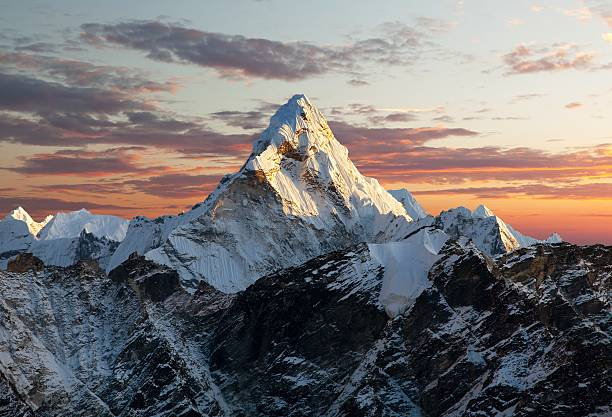
#> input picture mountain.jpg, 612 x 417 px, given in place of mount everest.jpg, which was not available
$ python 'background removal.py'
#> lines starting #> are read from the running program, lines starting #| are printed output that depends on the picture; after the words box and inside, x2 and y2 are one past the last pixel; in counts of white or black regions, pixels touching at a corner belong together; pictures that were not available may be replaced by others from this repository, and a replacement may not be noted
# import cv2 to capture videofeed
import cv2

import numpy as np

# attach camera indexed as 0
camera = cv2.VideoCapture(0)

# setting framewidth and frameheight as 640 X 480
camera.set(3 , 640)
camera.set(4 , 480)

# loading the mountain image
mountain = cv2.imread('mount everest.jpg')
#> mountain is the input picture: shape (417, 612, 3); mean B, G, R 114.3, 114.1, 118.2

# resizing the mountain image as 640 X 480
mountain_resized = cv2.resize(mountain, (640, 480))
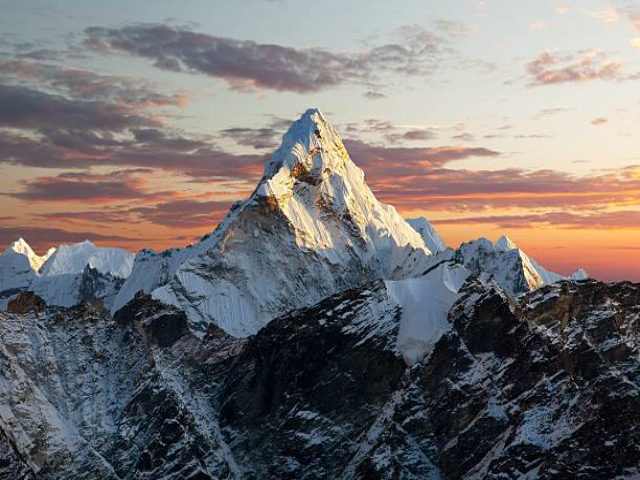
#> mountain_resized: shape (480, 640, 3); mean B, G, R 114.2, 114, 118.1

while True:

    # read a frame from the attached camera
    status , frame = camera.read()

    # if we got the frame successfully
    if status:

        # flip it
        frame = cv2.flip(frame , 1)
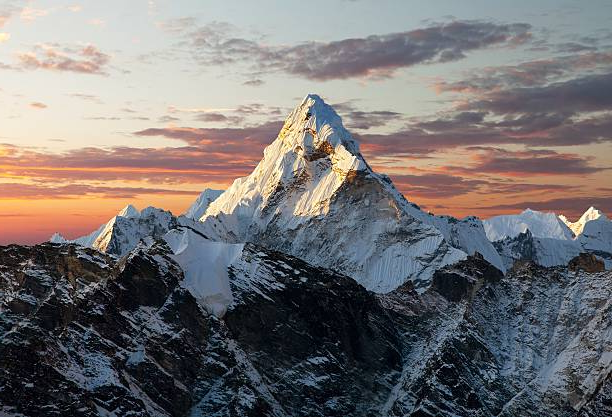
#> frame: shape (417, 612, 3); mean B, G, R 114.3, 114.1, 118.2

        # converting the image to RGB for easy processing
        frame_rgb = cv2.cvtColor(frame , cv2.COLOR_BGR2RGB)

        # creating thresholds
        lower_bound = np.array([0,0,0])
        upper_bound = np.array([40,40,40])

        # thresholding image
        mask = cv2.inRange(frame_rgb, lower_bound, upper_bound)
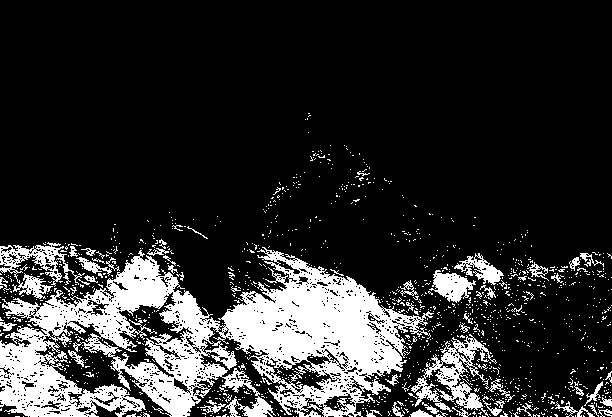
#> mask: shape (417, 612); 18.1% white; 1256 white regions (1192 under 20 px), largest, box (x1, y1, x2, y2) and area: (0, 247, 434, 417) 34673, (411, 334, 497, 417) 2260, (0, 242, 85, 299) 1575

        # inverting the mask
        mask_inv = cv2.bitwise_not(mask)

        # bitwise and operation to extract foreground / person
        fg = cv2.bitwise_and(frame, frame, mask=mask_inv)
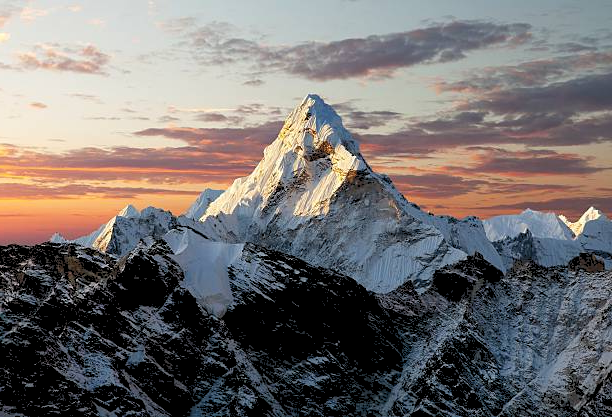
#> fg: shape (417, 612, 3); mean B, G, R 110.5, 111.5, 116.3

        # replacing foreground with mountain image
        bg = mountain_resized.copy()
#> (the run stopped early here; a loop or call above may not have finished)
